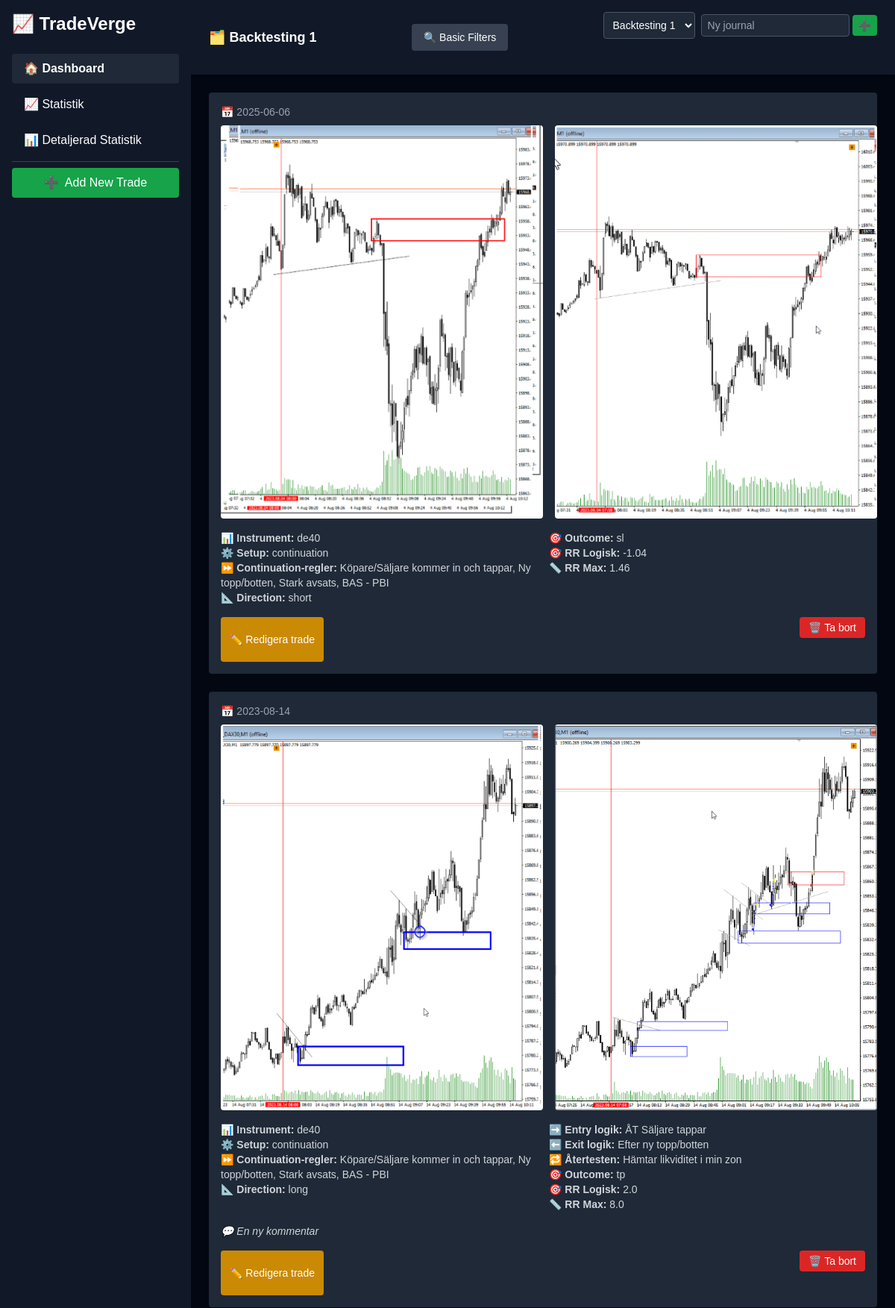
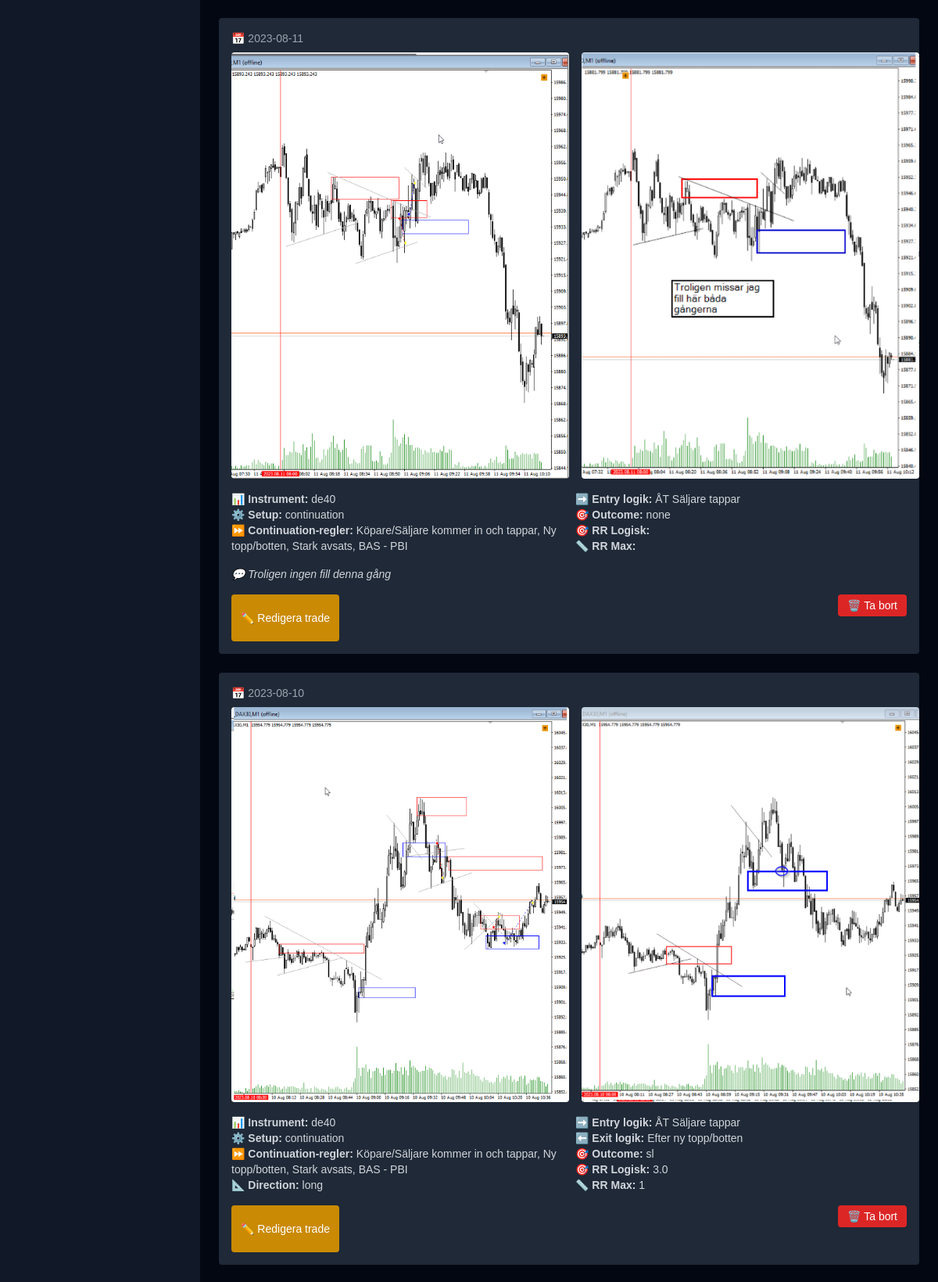
The page / (upper part) on the database its author committed (2 pictures, top to bottom).
### tables this page shows
CREATE TABLE journals (
    id INTEGER PRIMARY KEY AUTOINCREMENT,
    name TEXT NOT NULL,
    created TIMESTAMP DEFAULT CURRENT_TIMESTAMP
);

CREATE TABLE trades (
    id INTEGER PRIMARY KEY AUTOINCREMENT,
    image1 TEXT,
    image2 TEXT
, kommentar TEXT, datum TEXT, instrument TEXT, setup TEXT, regler TEXT, direction TEXT, outcome TEXT, rr_logisk REAL, entry_logic TEXT, exit_logic TEXT, premarket TEXT, obalans TEXT, återtesten TEXT, reversal_rules TEXT, continuation_rules TEXT, rr_max TEXT, entry_price REAL, exit_price REAL, stop_loss REAL, take_profit REAL, quantity REAL, exit_date TEXT, fees REAL, gross_pl REAL, net_pl REAL, exit_price_max REAL, journal_id INTEGER DEFAULT 1);

### app.py (the view, shortened to what this page needs)
@app.route('/')
def index():
    filters = request.args.to_dict(flat=False)  # Viktigt: flat=False för att stödja checkboxar
    journal_id = get_active_journal()
    trades, all_tags = get_all_trades(filters, journal_id=journal_id)
    conn = get_db_connection()
    cursor = conn.cursor()
    journals = cursor.execute("SELECT * FROM journals ORDER BY created DESC").fetchall()
    active_journal_name = None
    for j in journals:
        if j["id"] == journal_id:
            active_journal_name = j["name"]
            break
    conn.close()
    active_filters = {}
    clear_links = {}
    return render_template(
        "index.html",
        trades=trades,
        all_tags=all_tags,
        active_filters=active_filters,
        clear_links=clear_links,
        journals=journals,
        active_journal_id=journal_id,
        active_journal_name=active_journal_name
    )

### app.py (called while the page is built)
def get_db_connection():
    conn = sqlite3.connect(DB_PATH)
    conn.row_factory = sqlite3.Row
    return conn

def get_active_journal():
    return session.get("journal_id", 1)

### templates/index.html (shortened to what this page needs)
{% extends 'base.html' %}
{% block content %}
  <div id="trades-wrapper">
    {% include 'partials/trade_list.html' %}
  </div>
{% endblock %}

### templates/base.html (shortened to what this page needs)
<!DOCTYPE html>
<html lang="sv">
<head>
    <script src="https://cdn.tailwindcss.com"></script>
    <link rel="stylesheet" href="{{ url_for('static', filename='style.css') }}">
</head>
<body class="bg-gray-950 text-white">
  <div class="flex h-screen overflow-hidden max-w-screen-2xl mx-auto">
    <aside class="w-64 bg-gray-900 p-4 flex flex-col">
        <div class="mb-6">
          <h1 class="text-2xl font-bold text-white">📈 TradeVerge</h1>
        </div>
        <div class="space-y-2">
          <a href="{{ url_for('index', **request.args) }}"
             class="block py-2 px-4 rounded hover:bg-gray-800 {% if request.endpoint == 'index' %}bg-gray-800 font-semibold{% endif %}">
            🏠 Dashboard
          </a>
          <a href="{{ url_for('stats', **request.args) }}"
             class="block py-2 px-4 rounded hover:bg-gray-800 {% if request.endpoint == 'stats' %}bg-gray-800 font-semibold{% endif %}">
            📈 Statistik
          </a>
          <a href="{{ url_for('stats_details', **request.args) }}"
             class="block py-2 px-4 rounded hover:bg-gray-800 {% if request.endpoint == 'stats_details' %}bg-gray-800 font-semibold{% endif %}">
            📊 Detaljerad Statistik
          </a>
          <hr class="my-4 border-gray-700">
          <button id="openModalBtn"
                  class="w-full py-2 bg-green-600 hover:bg-green-700 rounded text-white flex items-center justify-center gap-2">
            <span>➕</span> <span>Add New Trade</span>
          </button>
        </div>
    </aside>
    <div class="flex-1 overflow-y-auto">
      {% include 'partials/header.html' %}
      <main class="p-6">
        {% block content %}{% endblock %}
      </main>
    </div>
  </div>
</body>
</html>

### templates/partials/header.html (shortened to what this page needs)
<header class="sticky top-0 z-50 bg-gray-900 shadow px-6 py-4">
  <div class="flex justify-between items-center flex-wrap gap-4">
    <div class="text-white font-semibold text-lg flex items-center gap-2">
      🗂️ {{ active_journal_name }}
    </div>
    <div class="flex-1 flex justify-center">
      <button id="toggleFilters" class="bg-gray-700 px-4 py-2 rounded hover:bg-gray-600 text-white text-sm relative">
        🔍 Basic Filters
      </button>
    </div>
    <div class="flex items-center gap-2">
      <form method="post" action="/switch_journal">
        <select name="journal_id" onchange="this.form.submit()" class="bg-gray-800 text-white p-2 rounded text-sm border border-gray-600">
          {% for journal in journals %}
            <option value="{{ journal.id }}" {% if journal.id == active_journal_id %}selected{% endif %}>
              {{ journal.name }}
            </option>
          {% endfor %}
        </select>
      </form>
      <form method="post" action="/add_journal" class="flex items-center gap-1">
        <input type="text" name="new_journal" placeholder="Ny journal" class="p-1 px-2 text-sm bg-gray-800 text-white rounded border border-gray-600">
        <button class="px-2 py-1 bg-green-600 text-sm rounded hover:bg-green-700" title="Skapa journal">➕</button>
      </form>
    </div>
  </div>
</header>

### templates/partials/trade_list.html (shortened to what this page needs)
{% for trade in trades %}
<div id="trade-{{ trade['id'] }}" class="bg-gray-800 p-4 rounded mb-6 max-w-4xl mx-auto">
  {% if trade['datum'] %}
  <p class="text-sm text-gray-400 mb-2">📅 {{ trade['datum'] }}</p>
  {% endif %}
  <div class="flex flex-col md:flex-row gap-4 mb-4">
    <img src="{{ trade['image1'] }}" alt="Bild 1" class="w-full md:w-1/2 max-w-md mx-auto rounded">
    <img src="{{ trade['image2'] }}" alt="Bild 2" class="w-full md:w-1/2 max-w-md mx-auto rounded">
  </div>
  <div class="grid grid-cols-1 md:grid-cols-2 gap-4 text-sm text-gray-300">
    <div>
      {% if trade['instrument'] %}<p><strong>📊 Instrument:</strong> {{ trade['instrument'] }}</p>{% endif %}
      {% if trade['setup'] %}<p><strong>⚙️ Setup:</strong> {{ trade['setup'] }}</p>{% endif %}
      {% if trade['continuation_rules'] %}<p><strong>⏩ Continuation-regler:</strong> {{ trade['continuation_rules'] }}</p>{% endif %}
      {% if trade['direction'] %}<p><strong>📐 Direction:</strong> {{ trade['direction'] }}</p>{% endif %}
    </div>
    <div>
      {% if trade['entry_logic'] %}<p><strong>➡️ Entry logik:</strong> {{ trade['entry_logic'] }}</p>{% endif %}
      {% if trade['exit_logic'] %}<p><strong>⬅️ Exit logik:</strong> {{ trade['exit_logic'] }}</p>{% endif %}
      {% if trade['återtesten'] %}<p><strong>🔁 Återtesten:</strong> {{ trade['återtesten'] }}</p>{% endif %}
      {% if trade['outcome'] %}<p><strong>🎯 Outcome:</strong> {{ trade['outcome'] }}</p>{% endif %}
      {% if trade['rr_logisk'] is not none %}<p><strong>🎯 RR Logisk:</strong> {{ trade['rr_logisk'] }}</p>{% endif %}
      {% if trade['rr_max'] is not none %}<p><strong>📏 RR Max:</strong> {{ trade['rr_max'] }}</p>{% endif %}
    </div>
  </div>
  {% if trade['kommentar'] %}
  <p class="mt-4 text-gray-300 text-sm italic">💬 {{ trade['kommentar'] }}</p>
  {% endif %}
  <div class="mt-4 flex justify-between">
    <button
      type="button"
      class="px-3 py-1 bg-yellow-600 hover:bg-yellow-700 text-white rounded text-sm"
      data-edit-id="{{ trade['id'] }}"
    >
      ✏️ Redigera trade
    </button>
    <form method="POST" action="/delete_trade/{{ trade['id'] }}" onsubmit="return confirm('Vill du verkligen ta bort traden?')">
      <button type="submit" class="px-3 py-1 bg-red-600 hover:bg-red-700 text-white rounded text-sm">
        🗑️ Ta bort
      </button>
    </form>
  </div>
</div>
{% else %}
<p class="text-gray-400">Inga trades matchar dina filter.</p>
{% endfor %}

### static/style.css (style rules this page uses)
body { font-family: sans-serif; background-color: #111; color: #eee; }
h1 { margin-bottom: 2rem; }
form { margin-bottom: 2rem; }
html { scroll-behavior: smooth; }

### rows shown on the page
journals: name "Backtesting 1"
trades: datum "2025-06-06", image1 (picture), image2 (picture), instrument "de40", setup "continuation", continuation_rules "Köpare/Säljare kommer in och tappar, Ny topp/botten, Stark avsats, BAS - PBI", direction "short", outcome "sl", rr_logisk "-1.04", rr_max "1.46"
trades: datum "2023-08-14", image1 (picture), image2 (picture), instrument "de40", setup "continuation", continuation_rules "Köpare/Säljare kommer in och tappar, Ny topp/botten, Stark avsats, BAS - PBI", direction "long", entry_logic "ÅT Säljare tappar", exit_logic "Efter ny topp/botten", återtesten "Hämtar likviditet i min zon", outcome "tp", rr_logisk "2.0", rr_max "8.0", kommentar "En ny kommentar"
trades: datum "2023-08-11", image1 (picture), image2 (picture), instrument "de40", setup "continuation", continuation_rules "Köpare/Säljare kommer in och tappar, Ny topp/botten, Stark avsats, BAS - PBI", entry_logic "ÅT Säljare tappar", outcome "none", kommentar "Troligen ingen fill denna gång"
trades: datum "2023-08-10", image1 (picture), image2 (picture), instrument "de40", setup "continuation", continuation_rules "Köpare/Säljare kommer in och tappar, Ny topp/botten, Stark avsats, BAS - PBI", direction "long", entry_logic "ÅT Säljare tappar", exit_logic "Efter ny topp/botten", outcome "sl", rr_logisk "3.0", rr_max "1"

### other values the page prints
form field journal_id "Backtesting 1"
